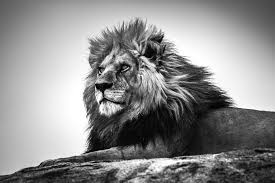
%> input picture haarcascades/resources/sample_bw.jfif, 275 x 183 px
$ octave integral_image.m   (GNU Octave 9; MATLAB toolbox functions it lacks are replaced by stand-ins)
%> lines starting %> are read from the running program, lines starting %| are printed output that depends on the picture
img = imread("resources\sample_bw.jfif")
%> img is the input picture: size 183x275x3 uint8; min 0, max 255, mean 140.8
J = integralImage(img)
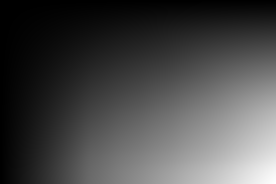
%> J: size 184x276x3 double; min 0, max 7087063, mean 2032791.6; drawn with min black and max white
imwrite(J, 'output.jpeg')
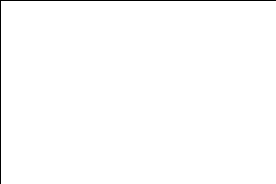
%> saved as output.jpeg: size 184x276x3 uint8; 99.1% white; black in thin lines or dots
